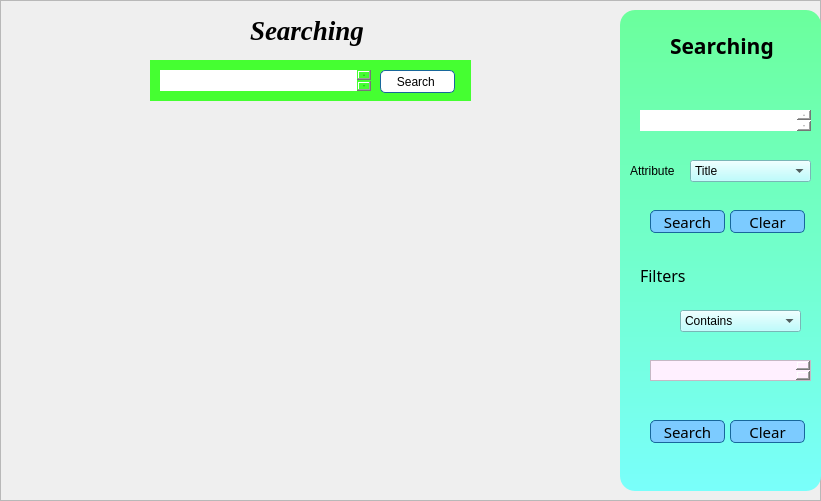
   <widget class="QFrame" name="frameSearch">
    <property name="geometry">
     <rect>
      <x>190</x>
      <y>0</y>
      <width>821</width>
      <height>501</height>
     </rect>
    </property>
    <property name="frameShape">
     <enum>QFrame::StyledPanel</enum>
    </property>
    <property name="frameShadow">
     <enum>QFrame::Raised</enum>
    </property>
    <widget class="QWidget" name="widget_4" native="true">
     <property name="geometry">
      <rect>
       <x>150</x>
       <y>60</y>
       <width>321</width>
       <height>41</height>
      </rect>
     </property>
     <property name="styleSheet">
      <string notr="true">background-color:rgb(69, 255, 49);
border-radius:80px;</string>
     </property>
     <widget class="QPlainTextEdit" name="txt_car_contains_2">
      <property name="geometry">
       <rect>
        <x>10</x>
        <y>10</y>
        <width>211</width>
        <height>21</height>
       </rect>
      </property>
      <property name="styleSheet">
       <string notr="true">background-color:rgb(255,255,255);
border-radius:0px;</string>
      </property>
     </widget>
     <widget class="QPushButton" name="btn_car_contains">
      <property name="geometry">
       <rect>
        <x>230</x>
        <y>10</y>
        <width>75</width>
        <height>23</height>
       </rect>
      </property>
      <property name="styleSheet">
       <string notr="true">QPushButton {
border: 1px solid rgb(24, 103, 155);
border-radius: 5px;
background-color: rgb(255, 255, 255);
}
QPushButton:hover {
border: 1px solid rgb(24, 103, 155);
border-radius: 10px;
background-color: rgb(0,0,0);
color: rgb(255, 255, 255);
 }
QPushButton:pressed {
border: 1px solid rgb(24, 103, 155);
border-radius: 10px;
background-color: rgb(20, 153, 240);
 }</string>
      </property>
      <property name="text">
       <string>Search </string>
      </property>
     </widget>
    </widget>
    <widget class="QLabel" name="lbl_logo_2">
     <property name="geometry">
      <rect>
       <x>250</x>
       <y>10</y>
       <width>121</width>
       <height>41</height>
      </rect>
     </property>
     <property name="font">
      <font>
       <family>Times New Roman</family>
       <pointsize>20</pointsize>
       <weight>75</weight>
       <italic>true</italic>
       <bold>true</bold>
      </font>
     </property>
     <property name="styleSheet">
      <string notr="true">color:rgb(0, 0, 0);
</string>
     </property>
     <property name="text">
      <string>Searching</string>
     </property>
    </widget>
    <widget class="QLabel" name="frontlabel_4">
     <property name="geometry">
      <rect>
       <x>620</x>
       <y>10</y>
       <width>201</width>
       <height>481</height>
      </rect>
     </property>
     <property name="font">
      <font>
       <family>Rockwell</family>
       <weight>75</weight>
       <bold>true</bold>
      </font>
     </property>
     <property name="styleSheet">
      <string notr="true">background-color: qlineargradient(spread:pad, x1:0, y1:0, x2:0, y2:1, stop:0 rgb(107, 255, 156), stop:1 rgb(121, 255, 251));
border-radius:15px;</string>
     </property>
     <property name="text">
      <string/>
     </property>
    </widget>
    <widget class="QPushButton" name="btn_clr_search">
     <property name="geometry">
      <rect>
       <x>730</x>
       <y>420</y>
       <width>75</width>
       <height>23</height>
      </rect>
     </property>
     <property name="font">
      <font>
       <family>Sans Serif Collection</family>
       <pointsize>11</pointsize>
      </font>
     </property>
     <property name="styleSheet">
      <string notr="true">QPushButton {
border: 1px solid rgb(24, 103, 155);
border-radius: 5px;
background-color: rgb(124, 203, 255);
}
QPushButton:hover {
border: 1px solid rgb(24, 103, 155);
border-radius: 10px;
background-color: rgb(240,248,255);
color: rgb(0,0,0);
 }
QPushButton:pressed {
border: 1px solid rgb(24, 103, 155);
border-radius: 10px;
background-color: rgb(20, 153, 240);
 }</string>
     </property>
     <property name="text">
      <string>Clear</string>
     </property>
    </widget>
    <widget class="QLabel" name="label_9">
     <property name="geometry">
      <rect>
       <x>670</x>
       <y>30</y>
       <width>151</width>
       <height>31</height>
      </rect>
     </property>
     <property name="font">
      <font>
       <family>Oswald</family>
       <pointsize>16</pointsize>
       <weight>75</weight>
       <bold>true</bold>
      </font>
     </property>
     <property name="text">
      <string>Searching </string>
     </property>
    </widget>
    <widget class="QComboBox" name="combo_attribute_search">
     <property name="geometry">
      <rect>
       <x>690</x>
       <y>160</y>
       <width>121</width>
       <height>22</height>
      </rect>
     </property>
     <property name="styleSheet">
      <string notr="true">background-color: rgb(170, 255, 255);</string>
     </property>
     <item>
      <property name="text">
       <string>Title</string>
      </property>
     </item>
     <item>
      <property name="text">
       <string>No. of answer</string>
      </property>
     </item>
     <item>
      <property name="text">
       <string>No. of views</string>
      </property>
     </item>
     <item>
      <property name="text">
       <string>No. of votes</string>
      </property>
     </item>
     <item>
      <property name="text">
       <string>Tags</string>
      </property>
     </item>
     <item>
      <property name="text">
       <string>Reputation of User</string>
      </property>
     </item>
     <item>
      <property name="text">
       <string>Time Stamp</string>
      </property>
     </item>
     <item>
      <property name="text">
       <string>Summary</string>
      </property>
     </item>
    </widget>
    <widget class="QPushButton" name="btn_search">
     <property name="geometry">
      <rect>
       <x>650</x>
       <y>420</y>
       <width>75</width>
       <height>23</height>
      </rect>
     </property>
     <property name="font">
      <font>
       <family>Sans Serif Collection</family>
       <pointsize>11</pointsize>
      </font>
     </property>
     <property name="styleSheet">
      <string notr="true">QPushButton {
border: 1px solid rgb(24, 103, 155);
border-radius: 5px;
background-color: rgb(124, 203, 255);
}
QPushButton:hover {
border: 1px solid rgb(24, 103, 155);
border-radius: 10px;
background-color: rgb(240,248,255);
color: rgb(0,0,0);
 }
QPushButton:pressed {
border: 1px solid rgb(24, 103, 155);
border-radius: 10px;
background-color: rgb(20, 153, 240);
 }</string>
     </property>
     <property name="text">
      <string>Search</string>
     </property>
    </widget>
    <widget class="QLabel" name="label_3">
     <property name="geometry">
      <rect>
       <x>630</x>
       <y>160</y>
       <width>61</width>
       <height>21</height>
      </rect>
     </property>
     <property name="text">
      <string>Attribute</string>
     </property>
    </widget>
    <widget class="QLabel" name="label_10">
     <property name="geometry">
      <rect>
       <x>640</x>
       <y>260</y>
       <width>151</width>
       <height>31</height>
      </rect>
     </property>
     <property name="font">
      <font>
       <family>Oswald</family>
       <pointsize>12</pointsize>
      </font>
     </property>
     <property name="text">
      <string>Filters</string>
     </property>
    </widget>
    <widget class="QTextEdit" name="txt_contain_search">
     <property name="geometry">
      <rect>
       <x>650</x>
       <y>360</y>
       <width>161</width>
       <height>21</height>
      </rect>
     </property>
     <property name="styleSheet">
      <string notr="true">background-color:rgb(255, 240, 255);
botder-radius:0px;</string>
     </property>
    </widget>
    <widget class="QPlainTextEdit" name="filtersearch">
     <property name="geometry">
      <rect>
       <x>640</x>
       <y>110</y>
       <width>171</width>
       <height>21</height>
      </rect>
     </property>
     <property name="styleSheet">
      <string notr="true">background-color:rgb(255,255,255);
border-radius:0px;</string>
     </property>
    </widget>
    <widget class="QComboBox" name="combo_attribute_search_2">
     <property name="enabled">
      <bool>true</bool>
     </property>
     <property name="geometry">
      <rect>
       <x>680</x>
       <y>310</y>
       <width>121</width>
       <height>22</height>
      </rect>
     </property>
     <property name="styleSheet">
      <string notr="true">background-color: rgb(170, 255, 255);</string>
     </property>
     <item>
      <property name="text">
       <string>Contains</string>
      </property>
     </item>
     <item>
      <property name="text">
       <string>Ends as</string>
      </property>
     </item>
     <item>
      <property name="text">
       <string>Starts with</string>
      </property>
     </item>
    </widget>
    <widget class="QPushButton" name="btn_clr_search_2">
     <property name="geometry">
      <rect>
       <x>730</x>
       <y>210</y>
       <width>75</width>
       <height>23</height>
      </rect>
     </property>
     <property name="font">
      <font>
       <family>Sans Serif Collection</family>
       <pointsize>11</pointsize>
      </font>
     </property>
     <property name="styleSheet">
      <string notr="true">QPushButton {
border: 1px solid rgb(24, 103, 155);
border-radius: 5px;
background-color: rgb(124, 203, 255);
}
QPushButton:hover {
border: 1px solid rgb(24, 103, 155);
border-radius: 10px;
background-color: rgb(240,248,255);
color: rgb(0,0,0);
 }
QPushButton:pressed {
border: 1px solid rgb(24, 103, 155);
border-radius: 10px;
background-color: rgb(20, 153, 240);
 }</string>
     </property>
     <property name="text">
      <string>Clear</string>
     </property>
    </widget>
    <widget class="QPushButton" name="btn_search_2">
     <property name="geometry">
      <rect>
       <x>650</x>
       <y>210</y>
       <width>75</width>
       <height>23</height>
      </rect>
     </property>
     <property name="font">
      <font>
       <family>Sans Serif Collection</family>
       <pointsize>11</pointsize>
      </font>
     </property>
     <property name="styleSheet">
      <string notr="true">QPushButton {
border: 1px solid rgb(24, 103, 155);
border-radius: 5px;
background-color: rgb(124, 203, 255);
}
QPushButton:hover {
border: 1px solid rgb(24, 103, 155);
border-radius: 10px;
background-color: rgb(240,248,255);
color: rgb(0,0,0);
 }
QPushButton:pressed {
border: 1px solid rgb(24, 103, 155);
border-radius: 10px;
background-color: rgb(20, 153, 240);
 }</string>
     </property>
     <property name="text">
      <string>Search</string>
     </property>
    </widget>
   </widget>
